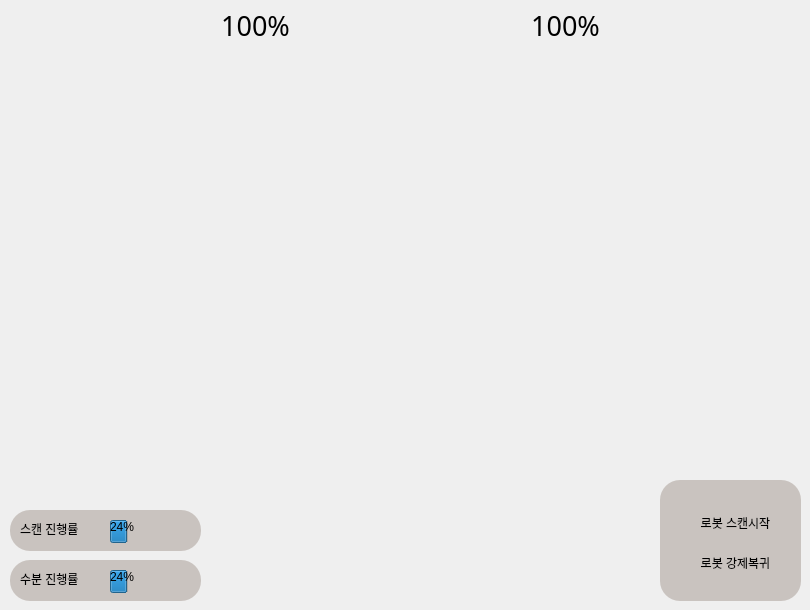
         <widget class="QWidget" name="map_page">
          <widget class="QPushButton" name="tree2_icon">
           <property name="geometry">
            <rect>
             <x>460</x>
             <y>310</y>
             <width>91</width>
             <height>91</height>
            </rect>
           </property>
           <property name="styleSheet">
            <string notr="true">border:none;
background-color: rgba(191, 64, 64, 0);</string>
           </property>
           <property name="text">
            <string/>
           </property>
           <property name="icon">
            <iconset resource="resources.qrc">
             <normaloff>:/icons/apple-tree-1.png</normaloff>:/icons/apple-tree-1.png</iconset>
           </property>
           <property name="iconSize">
            <size>
             <width>60</width>
             <height>60</height>
            </size>
           </property>
          </widget>
          <widget class="QPushButton" name="tree1_icon">
           <property name="geometry">
            <rect>
             <x>170</x>
             <y>310</y>
             <width>71</width>
             <height>91</height>
            </rect>
           </property>
           <property name="styleSheet">
            <string notr="true">border:none;
background-color: rgba(191, 64, 64, 0);</string>
           </property>
           <property name="text">
            <string/>
           </property>
           <property name="icon">
            <iconset resource="resources.qrc">
             <normaloff>:/icons/apple-tree-1.png</normaloff>:/icons/apple-tree-1.png</iconset>
           </property>
           <property name="iconSize">
            <size>
             <width>60</width>
             <height>60</height>
            </size>
           </property>
          </widget>
          <widget class="QLabel" name="tree2_label">
           <property name="geometry">
            <rect>
             <x>530</x>
             <y>10</y>
             <width>71</width>
             <height>31</height>
            </rect>
           </property>
           <property name="font">
            <font>
             <family>NanumSquareRound ExtraBold</family>
             <pointsize>20</pointsize>
             <weight>50</weight>
             <italic>false</italic>
             <bold>false</bold>
            </font>
           </property>
           <property name="styleSheet">
            <string notr="true">font: 20pt &quot;NanumSquareRound ExtraBold&quot;;
background-color: rgba(191, 64, 64, 0);

</string>
           </property>
           <property name="text">
            <string>100%</string>
           </property>
           <property name="alignment">
            <set>Qt::AlignCenter</set>
           </property>
          </widget>
          <widget class="QGroupBox" name="pollination">
           <property name="geometry">
            <rect>
             <x>10</x>
             <y>560</y>
             <width>191</width>
             <height>41</height>
            </rect>
           </property>
           <property name="styleSheet">
            <string notr="true">background-color: rgb(167, 153, 139);
background-color: rgb(201, 195, 191);

border-top-left-radius:20px;
border-top-right-radius:20px;
border-bottom-left-radius:20px;
border-bottom-right-radius:20px;</string>
           </property>
           <property name="title">
            <string/>
           </property>
           <widget class="QProgressBar" name="polli_progressbar">
            <property name="geometry">
             <rect>
              <x>100</x>
              <y>10</y>
              <width>71</width>
              <height>23</height>
             </rect>
            </property>
            <property name="value">
             <number>24</number>
            </property>
           </widget>
           <widget class="QLabel" name="polli_rate_label">
            <property name="geometry">
             <rect>
              <x>10</x>
              <y>10</y>
              <width>81</width>
              <height>17</height>
             </rect>
            </property>
            <property name="styleSheet">
             <string notr="true">font: 11pt &quot;NanumSquareRound ExtraBold&quot;;
</string>
            </property>
            <property name="text">
             <string>수분 진행률</string>
            </property>
           </widget>
          </widget>
          <widget class="QGroupBox" name="scan">
           <property name="geometry">
            <rect>
             <x>10</x>
             <y>510</y>
             <width>191</width>
             <height>41</height>
            </rect>
           </property>
           <property name="styleSheet">
            <string notr="true">background-color: rgb(167, 153, 139);
background-color: rgb(201, 195, 191);
border-top-left-radius:20px;
border-top-right-radius:20px;
border-bottom-left-radius:20px;
border-bottom-right-radius:20px;</string>
           </property>
           <property name="title">
            <string/>
           </property>
           <widget class="QProgressBar" name="scan_progressbar">
            <property name="geometry">
             <rect>
              <x>100</x>
              <y>10</y>
              <width>71</width>
              <height>23</height>
             </rect>
            </property>
            <property name="value">
             <number>24</number>
            </property>
           </widget>
           <widget class="QLabel" name="scan_rate_label">
            <property name="geometry">
             <rect>
              <x>10</x>
              <y>10</y>
              <width>81</width>
              <height>17</height>
             </rect>
            </property>
            <property name="palette">
             <palette>
              <active>
               <colorrole role="Button">
                <brush brushstyle="SolidPattern">
                 <color alpha="255">
                  <red>201</red>
                  <green>195</green>
                  <blue>191</blue>
                 </color>
                </brush>
               </colorrole>
               <colorrole role="Base">
                <brush brushstyle="SolidPattern">
                 <color alpha="255">
                  <red>201</red>
                  <green>195</green>
                  <blue>191</blue>
                 </color>
                </brush>
               </colorrole>
               <colorrole role="Window">
                <brush brushstyle="SolidPattern">
                 <color alpha="255">
                  <red>201</red>
                  <green>195</green>
                  <blue>191</blue>
                 </color>
                </brush>
               </colorrole>
               <colorrole role="Shadow">
                <brush brushstyle="SolidPattern">
                 <color alpha="255">
                  <red>118</red>
                  <green>118</green>
                  <blue>118</blue>
                 </color>
                </brush>
               </colorrole>
               <colorrole role="Highlight">
                <brush brushstyle="SolidPattern">
                 <color alpha="255">
                  <red>60</red>
                  <green>51</green>
                  <blue>43</blue>
                 </color>
                </brush>
               </colorrole>
              </active>
              <inactive>
               <colorrole role="Button">
                <brush brushstyle="SolidPattern">
                 <color alpha="255">
                  <red>201</red>
                  <green>195</green>
                  <blue>191</blue>
                 </color>
                </brush>
               </colorrole>
               <colorrole role="Base">
                <brush brushstyle="SolidPattern">
                 <color alpha="255">
                  <red>201</red>
                  <green>195</green>
                  <blue>191</blue>
                 </color>
                </brush>
               </colorrole>
               <colorrole role="Window">
                <brush brushstyle="SolidPattern">
                 <color alpha="255">
                  <red>201</red>
                  <green>195</green>
                  <blue>191</blue>
                 </color>
                </brush>
               </colorrole>
               <colorrole role="Shadow">
                <brush brushstyle="SolidPattern">
                 <color alpha="255">
                  <red>118</red>
                  <green>118</green>
                  <blue>118</blue>
                 </color>
                </brush>
               </colorrole>
               <colorrole role="Highlight">
                <brush brushstyle="SolidPattern">
                 <color alpha="255">
                  <red>60</red>
                  <green>51</green>
                  <blue>43</blue>
                 </color>
                </brush>
               </colorrole>
              </inactive>
              <disabled>
               <colorrole role="Button">
                <brush brushstyle="SolidPattern">
                 <color alpha="255">
                  <red>201</red>
                  <green>195</green>
                  <blue>191</blue>
                 </color>
                </brush>
               </colorrole>
               <colorrole role="Base">
                <brush brushstyle="SolidPattern">
                 <color alpha="255">
                  <red>201</red>
                  <green>195</green>
                  <blue>191</blue>
                 </color>
                </brush>
               </colorrole>
               <colorrole role="Window">
                <brush brushstyle="SolidPattern">
                 <color alpha="255">
                  <red>201</red>
                  <green>195</green>
                  <blue>191</blue>
                 </color>
                </brush>
               </colorrole>
               <colorrole role="Shadow">
                <brush brushstyle="SolidPattern">
                 <color alpha="255">
                  <red>118</red>
                  <green>118</green>
                  <blue>118</blue>
                 </color>
                </brush>
               </colorrole>
               <colorrole role="Highlight">
                <brush brushstyle="SolidPattern">
                 <color alpha="255">
                  <red>145</red>
                  <green>145</green>
                  <blue>145</blue>
                 </color>
                </brush>
               </colorrole>
              </disabled>
             </palette>
            </property>
            <property name="styleSheet">
             <string notr="true">font: 11pt &quot;NanumSquareRound ExtraBold&quot;;
</string>
            </property>
            <property name="text">
             <string>스캔 진행률</string>
            </property>
           </widget>
          </widget>
          <widget class="QGroupBox" name="pollination_2">
           <property name="geometry">
            <rect>
             <x>660</x>
             <y>480</y>
             <width>141</width>
             <height>121</height>
            </rect>
           </property>
           <property name="styleSheet">
            <string notr="true">background-color: rgb(253, 241, 226);
background-color:rgb(255, 248, 239);
background-color: rgb(201, 195, 191);

border-top-left-radius:20px;
border-top-right-radius:20px;
border-bottom-left-radius:20px;
border-bottom-right-radius:20px;</string>
           </property>
           <property name="title">
            <string/>
           </property>
           <widget class="QPushButton" name="return_btn">
            <property name="geometry">
             <rect>
              <x>20</x>
              <y>70</y>
              <width>111</width>
              <height>25</height>
             </rect>
            </property>
            <property name="styleSheet">
             <string notr="true">background-color: rgb(167, 153, 139);
color: rgb(255, 255, 255);
font: 10pt &quot;NanumSquareRound&quot;;

QPushButton::hover
{
	background-color : rgb(148, 135, 123);
}</string>
            </property>
            <property name="text">
             <string>로봇 강제복귀</string>
            </property>
           </widget>
           <widget class="QPushButton" name="scanstart_btn">
            <property name="geometry">
             <rect>
              <x>20</x>
              <y>30</y>
              <width>111</width>
              <height>25</height>
             </rect>
            </property>
            <property name="styleSheet">
             <string notr="true">background-color: rgb(167, 153, 139);
color: rgb(255, 255, 255);
font: 10pt &quot;NanumSquareRound&quot;;

QPushButton::hover {
	background-color : rgb(148, 135, 123);
}</string>
            </property>
            <property name="text">
             <string>로봇 스캔시작</string>
            </property>
           </widget>
          </widget>
          <widget class="QLabel" name="map_background">
           <property name="geometry">
            <rect>
             <x>0</x>
             <y>10</y>
             <width>781</width>
             <height>581</height>
            </rect>
           </property>
           <property name="cursor">
            <cursorShape>ArrowCursor</cursorShape>
           </property>
           <property name="frameShape">
            <enum>QFrame::NoFrame</enum>
           </property>
           <property name="frameShadow">
            <enum>QFrame::Plain</enum>
           </property>
           <property name="text">
            <string/>
           </property>
           <property name="pixmap">
            <pixmap resource="resources.qrc">:/icons/2map-final.png</pixmap>
           </property>
           <property name="scaledContents">
            <bool>true</bool>
           </property>
           <property name="alignment">
            <set>Qt::AlignCenter</set>
           </property>
           <property name="wordWrap">
            <bool>false</bool>
           </property>
           <property name="margin">
            <number>-19</number>
           </property>
          </widget>
          <widget class="QLabel" name="tree1_label">
           <property name="geometry">
            <rect>
             <x>220</x>
             <y>10</y>
             <width>71</width>
             <height>31</height>
            </rect>
           </property>
           <property name="font">
            <font>
             <family>NanumSquareRound ExtraBold</family>
             <pointsize>20</pointsize>
             <weight>50</weight>
             <italic>false</italic>
             <bold>false</bold>
            </font>
           </property>
           <property name="styleSheet">
            <string notr="true">font: 20t &quot;NanumSquareRound ExtraBold&quot;;
background-color: rgba(191, 64, 64, 0);</string>
           </property>
           <property name="text">
            <string>100%</string>
           </property>
           <property name="alignment">
            <set>Qt::AlignCenter</set>
           </property>
          </widget>
          <zorder>map_background</zorder>
          <zorder>tree2_icon</zorder>
          <zorder>tree1_icon</zorder>
          <zorder>tree2_label</zorder>
          <zorder>pollination</zorder>
          <zorder>scan</zorder>
          <zorder>pollination_2</zorder>
          <zorder>tree1_label</zorder>
         </widget>
